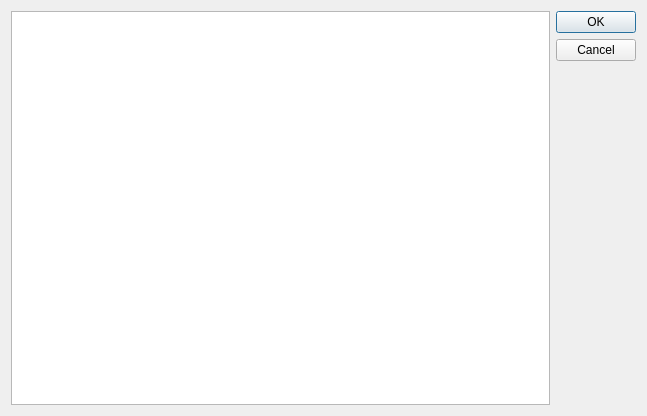
<?xml version="1.0" encoding="UTF-8"?>
<ui version="4.0">
 <class>TestBrowser</class>
 <widget class="QDialog" name="TestBrowser">
  <property name="geometry">
   <rect>
    <x>0</x>
    <y>0</y>
    <width>647</width>
    <height>416</height>
   </rect>
  </property>
  <property name="windowTitle">
   <string>Select Test</string>
  </property>
  <property name="modal">
   <bool>true</bool>
  </property>
  <layout class="QHBoxLayout" name="horizontalLayout">
   <item>
    <widget class="QTreeWidget" name="treeWidget">
     <property name="editTriggers">
      <set>QAbstractItemView::NoEditTriggers</set>
     </property>
     <property name="headerHidden">
      <bool>true</bool>
     </property>
     <column>
      <property name="text">
       <string notr="true">1</string>
      </property>
     </column>
    </widget>
   </item>
   <item>
    <widget class="QDialogButtonBox" name="buttonBox">
     <property name="sizePolicy">
      <sizepolicy hsizetype="Fixed" vsizetype="Expanding">
       <horstretch>0</horstretch>
       <verstretch>0</verstretch>
      </sizepolicy>
     </property>
     <property name="orientation">
      <enum>Qt::Vertical</enum>
     </property>
     <property name="standardButtons">
      <set>QDialogButtonBox::Cancel|QDialogButtonBox::Ok</set>
     </property>
    </widget>
   </item>
  </layout>
 </widget>
 <resources/>
 <connections>
  <connection>
   <sender>buttonBox</sender>
   <signal>accepted()</signal>
   <receiver>TestBrowser</receiver>
   <slot>accept()</slot>
   <hints>
    <hint type="sourcelabel">
     <x>248</x>
     <y>254</y>
    </hint>
    <hint type="destinationlabel">
     <x>157</x>
     <y>274</y>
    </hint>
   </hints>
  </connection>
  <connection>
   <sender>buttonBox</sender>
   <signal>rejected()</signal>
   <receiver>TestBrowser</receiver>
   <slot>reject()</slot>
   <hints>
    <hint type="sourcelabel">
     <x>316</x>
     <y>260</y>
    </hint>
    <hint type="destinationlabel">
     <x>286</x>
     <y>274</y>
    </hint>
   </hints>
  </connection>
 </connections>
</ui>
